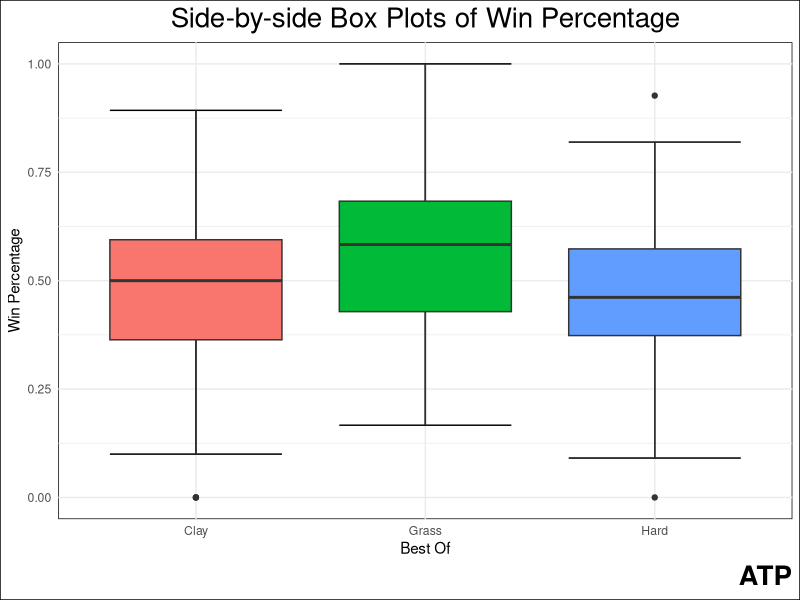
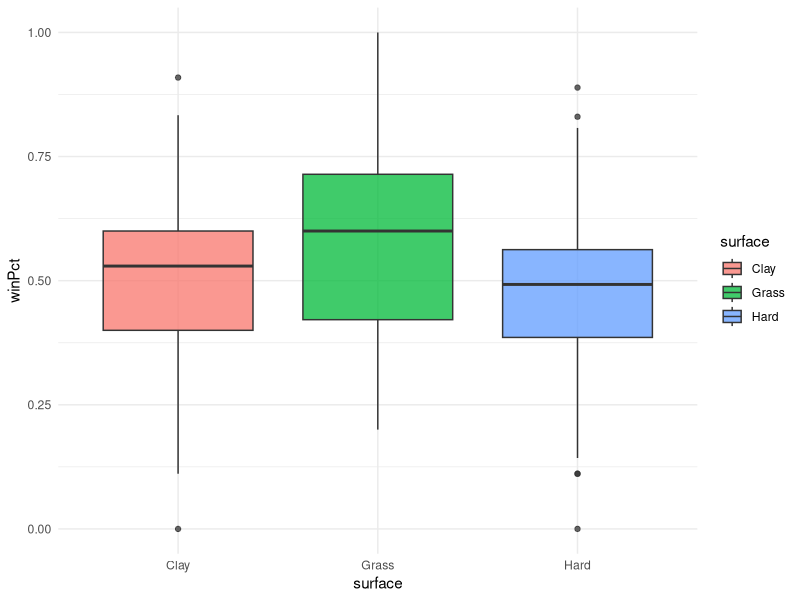
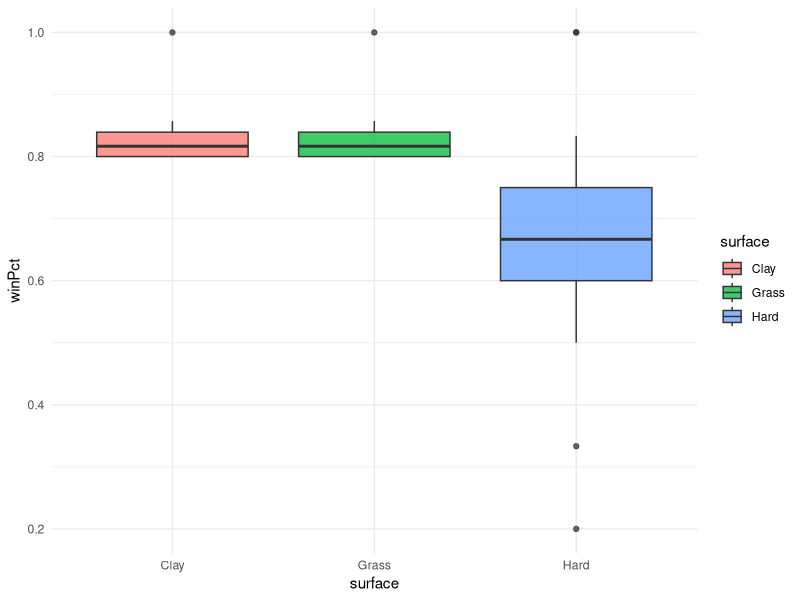
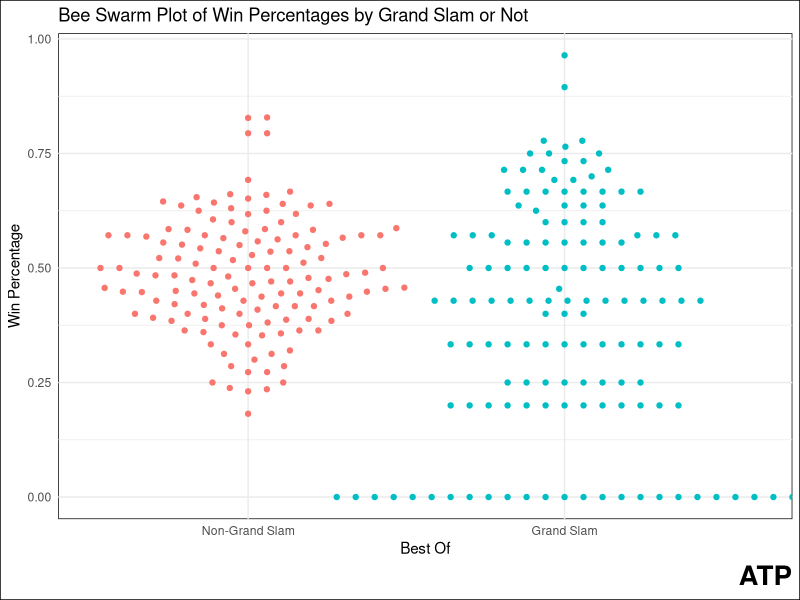
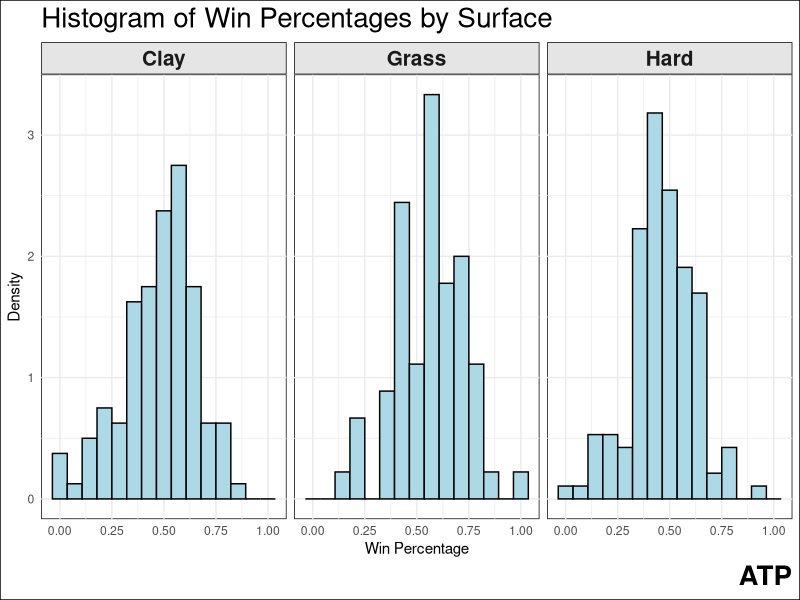

Write the R code that produced these figures, in order.
## ---- chunk 1
library(tidyverse)
## ---- chunk 2
atp <- read_csv(here::here("esselt21/tennis_module/exploration/atp_2023.csv"))
## ---- chunk 3
GS <-
  atp |>
  filter(best_of != 3) |>
  select(-best_of)

nGS <-
  atp |>
  filter(best_of == 3) |>
  select(-best_of)
## ---- chunk 4
BeewinPercentage <-
  atp |>
  group_by(player, best_of) |>
  summarise(winPct = mean(result == "Winner"),
            matches = n()) |>
  mutate(best_of = as_factor(best_of),
         best_of = fct_recode(best_of, "Non-Grand Slam" = "3", "Grand Slam" = "5"))

winPercentage <-
  atp |>
  group_by(player, surface) |>
  summarise(winPct = mean(result == "Winner"),
            matches = n()) |>
  filter(matches >= 5) |>
  mutate(surface = as_factor(surface),
         surface = fct_relevel(surface, c("Clay", "Grass", "Hard")))

GSwinPercentage <-
  GS |>
  group_by(player, surface) |>
  summarise(winPct = mean(result == "Winner"),
            matches = n()) |>
  filter(matches >= 5) |>
  mutate(surface = as_factor(surface),
         surface = fct_relevel(surface, c("Clay", "Grass", "Hard")))

nGSwinPercentage <-
  nGS |>
  group_by(player, surface) |>
  summarise(winPct = mean(result == "Winner"),
            matches = n()) |>
  filter(matches >= 5) |>
  mutate(surface = as_factor(surface),
         surface = fct_relevel(surface, c("Clay", "Grass", "Hard")))
## ---- chunk 5
winPercentage |>
  ggplot(aes(x = surface,
             y = winPct,
             fill = surface)) +
  stat_boxplot(geom = 'errorbar') +
  geom_boxplot() +
  theme_minimal() +
  theme(panel.background = element_rect(fill = 'white'),
        plot.background = element_rect(fill = 'white'),
        plot.title = element_text(size = 20,
                                  hjust = 0.5),
        plot.caption = element_text(size = 20,
                                    face = 'bold'),
        legend.position = 'none') +
  labs(x = 'Best Of',
       y = 'Win Percentage',
       title = 'Side-by-side Box Plots of Win Percentage',
       caption = 'ATP')

nGSwinPercentage |>
  ggplot(aes(x = surface,
             y = winPct,
             fill = surface)) +
  geom_boxplot(alpha = 0.75) +
  theme_minimal()

GSwinPercentage |>
  ggplot(aes(x = surface,
             y = winPct,
             fill = surface)) +
  geom_boxplot(alpha = 0.75) +
  theme_minimal()
## ---- chunk 6
library(ggbeeswarm)
BeewinPercentage |>
  ggplot(aes(x = best_of,
             y = winPct,
             color = best_of)) +
  geom_beeswarm(cex = 3) +
  labs(x = "Best Of",
       y = "Win Percentage",
       title = "Bee Swarm Plot of Win Percentages by Grand Slam or Not",
       caption = "ATP") +
  theme_minimal() +
  theme(plot.background = element_rect(fill = 'white'),
        panel.background = element_rect(fill = 'white'),
        plot.caption = element_text(size = 20,
                                    face = 'bold'),
        legend.position = "none")
## ---- chunk 7
winPercentage |>
  ggplot(aes(x = winPct,
             y = after_stat(density))) +
  geom_histogram(fill = 'lightblue',
                 color = 'black',
                 bins = 15) +
  facet_grid(~surface) +
  theme_minimal() +
  theme(plot.background = element_rect(fill = 'white'),
        panel.background = element_rect(fill = 'white'),
        strip.background = element_rect(colour = 'black',
                                        fill = 'gray90'),
        strip.text = element_text(size = 15,
                                  face = 'bold'),
        plot.caption = element_text(size = 20,
                                    face = 'bold'),
        plot.title = element_text(size = 20)) +
  labs(x = 'Win Percentage',
       y = 'Density',
       title = 'Histogram of Win Percentages by Surface',
       caption = "ATP")
